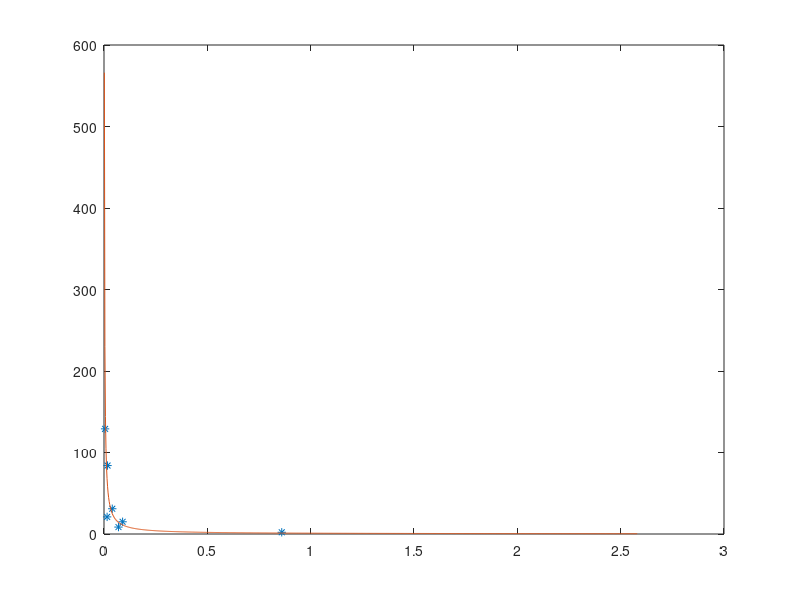

Write the MATLAB code that produced this figure. (Note: this script raises an error after producing the figure.)
% SUMMARY OF BB g2 amplitude and scattering halo mode occupancy

n_exp=[0.017,0.015,0.07,0.04,0.86,0.09,0.0053];
g2_exp=[85,22,9.5,32,3.1,16,130];

r=3;
n=linspace(min(n_exp)/r,r*max(n_exp),1000);       % logs
% n=linspace(0,1.1*max(n_exp),1000);       % linear
g2_theory=1+1./n;

% Plot
% plot mode occupancy vs g2(0) - 1
figure();
plot(n_exp,g2_exp-1,'*');
hold on;
plot(n,g2_theory-1);

ax=gca;

% ax.XScale='lin';
% ax.YScale='lin';
ax.XScale='log';
ax.YScale='log';

axis tight;
grid on;
xlabel('$n$');
ylabel('$g^{(2)}(0)-1$');
axis tight;
